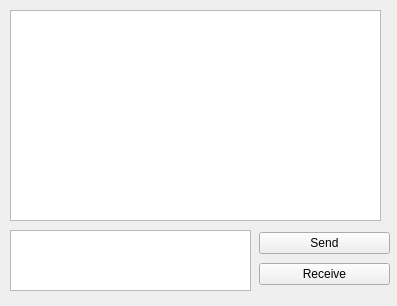
<?xml version="1.0" encoding="UTF-8"?>
<ui version="4.0">
 <class>main_gui</class>
 <widget class="QWidget" name="main_gui">
  <property name="geometry">
   <rect>
    <x>0</x>
    <y>0</y>
    <width>397</width>
    <height>306</height>
   </rect>
  </property>
  <property name="windowTitle">
   <string>Form</string>
  </property>
  <widget class="QWidget" name="verticalLayoutWidget">
   <property name="geometry">
    <rect>
     <x>259</x>
     <y>229</y>
     <width>131</width>
     <height>61</height>
    </rect>
   </property>
   <layout class="QVBoxLayout" name="verticalLayout">
    <item>
     <widget class="QPushButton" name="pushButton">
      <property name="text">
       <string>Send</string>
      </property>
     </widget>
    </item>
    <item>
     <widget class="QPushButton" name="pushButton_2">
      <property name="text">
       <string>Receive</string>
      </property>
     </widget>
    </item>
   </layout>
  </widget>
  <widget class="QListView" name="listView">
   <property name="geometry">
    <rect>
     <x>10</x>
     <y>10</y>
     <width>371</width>
     <height>211</height>
    </rect>
   </property>
  </widget>
  <widget class="QTextEdit" name="textEdit">
   <property name="geometry">
    <rect>
     <x>10</x>
     <y>230</y>
     <width>241</width>
     <height>61</height>
    </rect>
   </property>
  </widget>
 </widget>
 <resources/>
 <connections/>
</ui>
